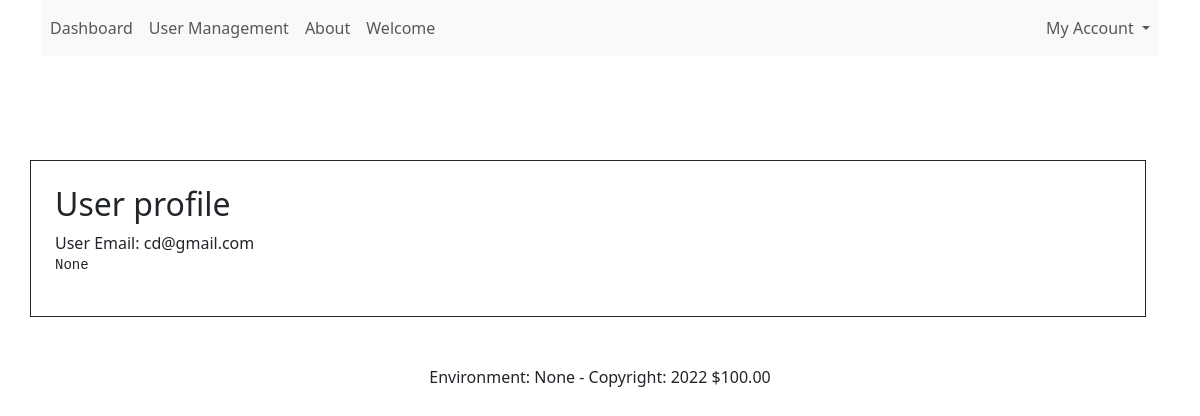
/users/1 (signed in), run on an earlier commit of the app's database.
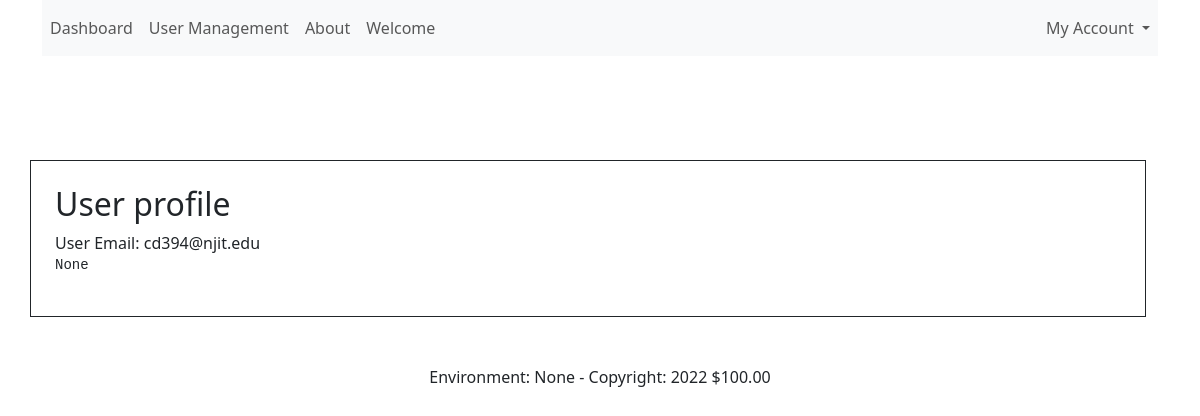
And on a later commit of the database.
### app/db/models/__init__.py (models this page shows, shortened)
class User(UserMixin, db.Model):
    __tablename__ = 'users'
    __table_args__ = {'extend_existing': True}
    id = db.Column(db.Integer, primary_key=True)
    email = db.Column(db.String(120), unique=True, nullable=False)
    password = db.Column(db.String(300), nullable=False, unique=True)
    about = db.Column(db.String(300), nullable=True, unique=False)
    authenticated = db.Column(db.Boolean, default=False)
    registered_on = db.Column('registered_on', db.DateTime)
    active = db.Column('is_active', db.Boolean(), nullable=False, server_default='1')
    is_admin = db.Column('is_admin', db.Boolean(), nullable=False, server_default='0')
    songs = db.relationship("Song", back_populates="user", cascade="all, delete", lazy=True)
    def is_active(self):
        return True

### app/auth/__init__.py (the view)
@auth.route('/users/<int:user_id>')
@login_required
def retrieve_user(user_id):
    user = User.query.get(user_id)
    return render_template('profile_view.html', user=user)

### app/__init__.py (called while the page is built)
@login_manager.user_loader
def user_loader(user_id):
    try:
        return User.query.get(int(user_id))
    except:
        return None

### app/context_processors/__init__.py (called while the page is built)
def utility_text_processors():
    message = "hello world"
    form = login_form()
    def deployment_environment():
        return getenv('FLASK_ENV', None)
    def current_year():
        currentDateTime = datetime.datetime.now()
        date = currentDateTime.date()
        year = date.strftime("%Y")
        return year
    def format_price(amount, currency="$"):
        return f"{currency}{amount:.2f}"
    return dict(
        form=form,
        mymessage=message,
        deployment_environment=deployment_environment(),
        year=current_year(),
        format_price=format_price
    )

### app/logging_config/__init__.py (called while the page is built)
@log_con.before_app_request
def before_request_logging():
    current_app.logger.info("Before Request")
    log = logging.getLogger("myApp")
    log.info("My App Logger")

### app/auth/templates/profile_view.html
{% extends "base.html" %}
{% block content %}
    <div class="row mt-5">
         <div class="border border-1 border-dark mx-auto p-4">
             <h2>User profile</h2>
                User Email: {{ user.email }}
                <pre>{{ user.about }}</pre>
         </div>
    </div>
{% endblock %}

What changed in the data, as far as the page shows it:
changed User "None": email "cd@gmail.com" → "cd394@njit.edu"
